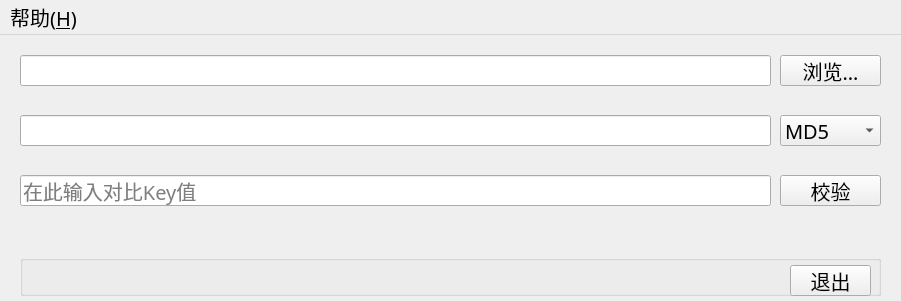
<?xml version="1.0" encoding="UTF-8"?>
<ui version="4.0">
 <class>MainWindow</class>
 <widget class="QMainWindow" name="MainWindow">
  <property name="geometry">
   <rect>
    <x>0</x>
    <y>0</y>
    <width>901</width>
    <height>301</height>
   </rect>
  </property>
  <property name="minimumSize">
   <size>
    <width>901</width>
    <height>301</height>
   </size>
  </property>
  <property name="maximumSize">
   <size>
    <width>901</width>
    <height>301</height>
   </size>
  </property>
  <property name="font">
   <font>
    <family>楷体</family>
    <pointsize>15</pointsize>
   </font>
  </property>
  <property name="windowTitle">
   <string>MainWindow</string>
  </property>
  <widget class="QWidget" name="centralWidget">
   <widget class="QLineEdit" name="lineEdit_filePath">
    <property name="geometry">
     <rect>
      <x>20</x>
      <y>20</y>
      <width>751</width>
      <height>31</height>
     </rect>
    </property>
    <property name="font">
     <font>
      <family>楷体</family>
      <pointsize>15</pointsize>
      <weight>50</weight>
      <bold>false</bold>
     </font>
    </property>
    <property name="readOnly">
     <bool>true</bool>
    </property>
   </widget>
   <widget class="QPushButton" name="pushButton_SelectFile">
    <property name="geometry">
     <rect>
      <x>780</x>
      <y>20</y>
      <width>101</width>
      <height>31</height>
     </rect>
    </property>
    <property name="font">
     <font>
      <family>楷体</family>
      <pointsize>15</pointsize>
      <weight>50</weight>
      <bold>false</bold>
     </font>
    </property>
    <property name="text">
     <string>浏览…</string>
    </property>
   </widget>
   <widget class="QLineEdit" name="lineEdit_Key">
    <property name="geometry">
     <rect>
      <x>20</x>
      <y>80</y>
      <width>751</width>
      <height>31</height>
     </rect>
    </property>
    <property name="font">
     <font>
      <family>楷体</family>
      <pointsize>15</pointsize>
      <weight>50</weight>
      <bold>false</bold>
     </font>
    </property>
    <property name="readOnly">
     <bool>true</bool>
    </property>
   </widget>
   <widget class="QLineEdit" name="lineEdit_VerifyKey">
    <property name="geometry">
     <rect>
      <x>20</x>
      <y>140</y>
      <width>751</width>
      <height>31</height>
     </rect>
    </property>
    <property name="sizePolicy">
     <sizepolicy hsizetype="Expanding" vsizetype="Fixed">
      <horstretch>0</horstretch>
      <verstretch>0</verstretch>
     </sizepolicy>
    </property>
    <property name="font">
     <font>
      <family>楷体</family>
      <pointsize>15</pointsize>
      <weight>50</weight>
      <bold>false</bold>
     </font>
    </property>
    <property name="placeholderText">
     <string>在此输入对比Key值</string>
    </property>
   </widget>
   <widget class="QComboBox" name="comboBox_SelectCoder">
    <property name="geometry">
     <rect>
      <x>780</x>
      <y>80</y>
      <width>101</width>
      <height>31</height>
     </rect>
    </property>
    <property name="font">
     <font>
      <family>楷体</family>
      <pointsize>15</pointsize>
      <weight>50</weight>
      <bold>false</bold>
     </font>
    </property>
    <item>
     <property name="text">
      <string>MD5</string>
     </property>
    </item>
    <item>
     <property name="text">
      <string>SHA-1</string>
     </property>
    </item>
    <item>
     <property name="text">
      <string>SHA-256</string>
     </property>
    </item>
   </widget>
   <widget class="QPushButton" name="pushButton_Verify">
    <property name="geometry">
     <rect>
      <x>780</x>
      <y>140</y>
      <width>101</width>
      <height>31</height>
     </rect>
    </property>
    <property name="font">
     <font>
      <family>楷体</family>
      <pointsize>15</pointsize>
      <weight>50</weight>
      <bold>false</bold>
     </font>
    </property>
    <property name="text">
     <string>校验</string>
    </property>
   </widget>
   <widget class="QGroupBox" name="groupBox">
    <property name="geometry">
     <rect>
      <x>20</x>
      <y>220</y>
      <width>861</width>
      <height>41</height>
     </rect>
    </property>
    <property name="title">
     <string/>
    </property>
    <property name="flat">
     <bool>true</bool>
    </property>
    <widget class="QPushButton" name="pushButton_Exit">
     <property name="geometry">
      <rect>
       <x>770</x>
       <y>10</y>
       <width>81</width>
       <height>31</height>
      </rect>
     </property>
     <property name="font">
      <font>
       <family>楷体</family>
       <pointsize>15</pointsize>
       <weight>50</weight>
       <bold>false</bold>
      </font>
     </property>
     <property name="text">
      <string>退出</string>
     </property>
    </widget>
   </widget>
  </widget>
  <widget class="QMenuBar" name="menuBar">
   <property name="geometry">
    <rect>
     <x>0</x>
     <y>0</y>
     <width>901</width>
     <height>26</height>
    </rect>
   </property>
   <widget class="QMenu" name="menu_Help">
    <property name="title">
     <string>帮助(&amp;H)</string>
    </property>
    <addaction name="action_About"/>
   </widget>
   <addaction name="menu_Help"/>
  </widget>
  <action name="action_About">
   <property name="icon">
    <iconset resource="resources.qrc">
     <normaloff>:/mainwindow/icon/Res/UnversionedIcon.ico</normaloff>:/mainwindow/icon/Res/UnversionedIcon.ico</iconset>
   </property>
   <property name="text">
    <string>关于此软件(&amp;A)</string>
   </property>
   <property name="toolTip">
    <string>关于此软件</string>
   </property>
  </action>
 </widget>
 <layoutdefault spacing="6" margin="11"/>
 <tabstops>
  <tabstop>lineEdit_filePath</tabstop>
  <tabstop>pushButton_SelectFile</tabstop>
  <tabstop>lineEdit_Key</tabstop>
  <tabstop>comboBox_SelectCoder</tabstop>
  <tabstop>lineEdit_VerifyKey</tabstop>
  <tabstop>pushButton_Verify</tabstop>
  <tabstop>pushButton_Exit</tabstop>
 </tabstops>
 <resources>
  <include location="resources.qrc"/>
 </resources>
 <connections/>
</ui>
